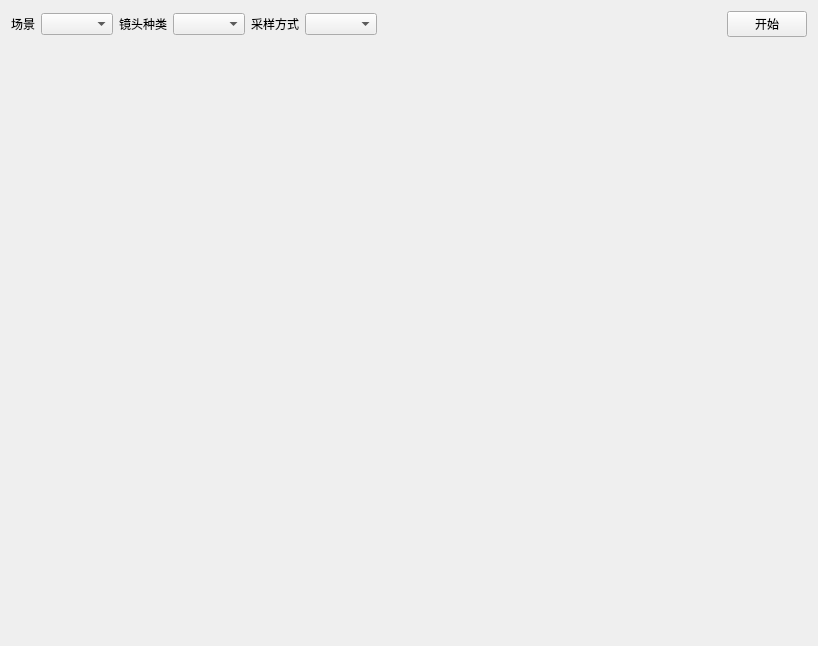
<?xml version="1.0" encoding="UTF-8"?>
<ui version="4.0">
 <class>widget_2</class>
 <widget class="QWidget" name="widget_2">
  <property name="geometry">
   <rect>
    <x>0</x>
    <y>0</y>
    <width>818</width>
    <height>646</height>
   </rect>
  </property>
  <property name="windowTitle">
   <string>Form</string>
  </property>
  <layout class="QVBoxLayout" name="verticalLayout">
   <item>
    <layout class="QHBoxLayout" name="horizontalLayout">
     <item>
      <widget class="QLabel" name="label">
       <property name="text">
        <string>场景</string>
       </property>
      </widget>
     </item>
     <item>
      <widget class="QComboBox" name="sceneComboBox"/>
     </item>
     <item>
      <widget class="QLabel" name="label_2">
       <property name="text">
        <string>镜头种类</string>
       </property>
      </widget>
     </item>
     <item>
      <widget class="QComboBox" name="cameraComBox"/>
     </item>
     <item>
      <widget class="QLabel" name="label_3">
       <property name="text">
        <string>采样方式</string>
       </property>
      </widget>
     </item>
     <item>
      <widget class="QComboBox" name="sampleComboBox"/>
     </item>
     <item>
      <spacer name="horizontalSpacer">
       <property name="orientation">
        <enum>Qt::Horizontal</enum>
       </property>
       <property name="sizeHint" stdset="0">
        <size>
         <width>40</width>
         <height>20</height>
        </size>
       </property>
      </spacer>
     </item>
     <item>
      <widget class="QPushButton" name="startBtn">
       <property name="text">
        <string>开始</string>
       </property>
      </widget>
     </item>
    </layout>
   </item>
   <item>
    <widget class="QWidget" name="widget" native="true">
     <property name="sizePolicy">
      <sizepolicy hsizetype="Preferred" vsizetype="Expanding">
       <horstretch>0</horstretch>
       <verstretch>0</verstretch>
      </sizepolicy>
     </property>
    </widget>
   </item>
  </layout>
 </widget>
 <resources/>
 <connections/>
</ui>
